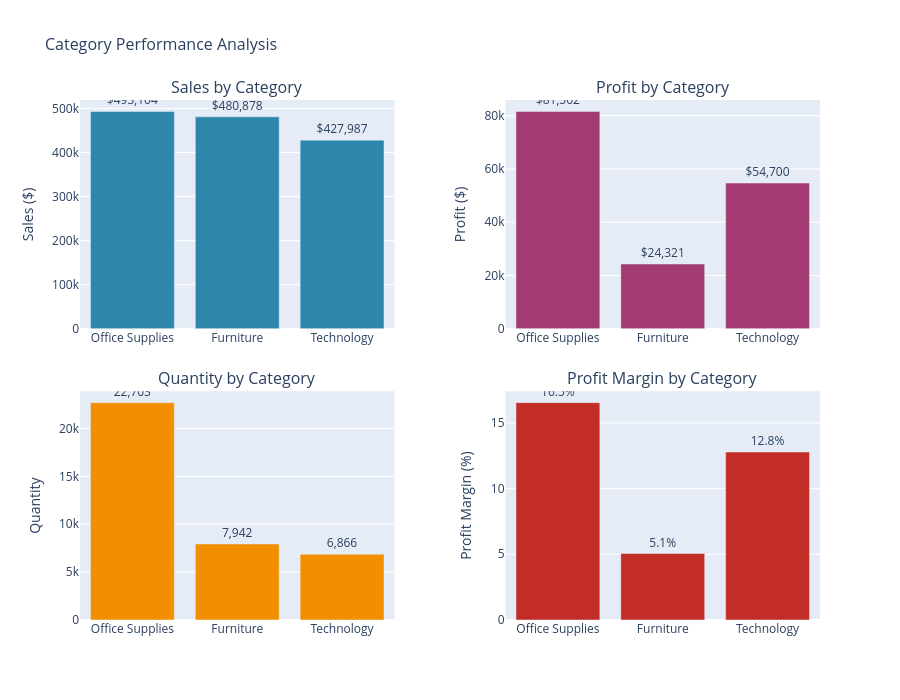

Here is the notebook cell this chart was saved with:
### Code cell
# Category performance visualization
fig = make_subplots(
    rows=2, cols=2,
    subplot_titles=('Sales by Category', 'Profit by Category',
                    'Quantity by Category', 'Profit Margin by Category'),
    specs=[[{'type': 'bar'}, {'type': 'bar'}],
           [{'type': 'bar'}, {'type': 'bar'}]],
    vertical_spacing=0.12,
    horizontal_spacing=0.15
)

# Sales by category
fig.add_trace(
    go.Bar(x=category_df['Category'], y=category_df['Total_Sales'],
           name='Sales', marker_color='#2E86AB',
           text=category_df['Total_Sales'].apply(lambda x: f'${x:,.0f}')),
    row=1, col=1
)

# Profit by category
fig.add_trace(
    go.Bar(x=category_df['Category'], y=category_df['Total_Profit'],
           name='Profit', marker_color='#A23B72',
           text=category_df['Total_Profit'].apply(lambda x: f'${x:,.0f}')),
    row=1, col=2
)

# Quantity by category
fig.add_trace(
    go.Bar(x=category_df['Category'], y=category_df['Total_Quantity'],
           name='Quantity', marker_color='#F18F01',
           text=category_df['Total_Quantity'].apply(lambda x: f'{x:,.0f}')),
    row=2, col=1
)

# Profit margin by category
fig.add_trace(
    go.Bar(x=category_df['Category'], y=category_df['Profit_Margin'],
           name='Profit Margin', marker_color='#C32D27',
           text=category_df['Profit_Margin'].apply(lambda x: f'{x:.1f}%')),
    row=2, col=2
)

fig.update_layout(height=700, showlegend=False,
                  title_text='Category Performance Analysis',
                  title_font_size=16)

fig.update_yaxes(title_text='Sales ($)', row=1, col=1)
fig.update_yaxes(title_text='Profit ($)', row=1, col=2)
fig.update_yaxes(title_text='Quantity', row=2, col=1)
fig.update_yaxes(title_text='Profit Margin (%)', row=2, col=2)

fig.update_traces(textposition='outside')
fig.show()

### Figure 1 — Plotly figure (JSON) as saved in the notebook; plotly's stock layout.template omitted (floating-point values rounded to 4 significant figures)
{"data": [{"marker": {"color": "#2E86AB"}, "name": "Sales", "text": ["$493,104", "$480,878", "$427,987"], "textposition": "outside", "type": "bar", "x": ["Office Supplies", "Furniture", "Technology"], "xaxis": "x", "y": [493100.0, 480900.0, 428000.0], "yaxis": "y"}, {"marker": {"color": "#A23B72"}, "name": "Profit", "text": ["$81,562", "$24,321", "$54,700"], "textposition": "outside", "type": "bar", "x": ["Office Supplies", "Furniture", "Technology"], "xaxis": "x2", "y": [81560.0, 24320.0, 54700.0], "yaxis": "y2"}, {"marker": {"color": "#F18F01"}, "name": "Quantity", "text": ["22,703", "7,942", "6,866"], "textposition": "outside", "type": "bar", "x": ["Office Supplies", "Furniture", "Technology"], "xaxis": "x3", "y": [22700.0, 7942.0, 6866.0], "yaxis": "y3"}, {"marker": {"color": "#C32D27"}, "name": "Profit Margin", "text": ["16.5%", "5.1%", "12.8%"], "textposition": "outside", "type": "bar", "x": ["Office Supplies", "Furniture", "Technology"], "xaxis": "x4", "y": [16.54, 5.06, 12.78], "yaxis": "y4"}], "layout": {"annotations": [{"font": {"size": 16}, "showarrow": false, "text": "Sales by Category", "x": 0.2125, "xanchor": "center", "xref": "paper", "y": 1, "yanchor": "bottom", "yref": "paper"}, {"font": {"size": 16}, "showarrow": false, "text": "Profit by Category", "x": 0.7875, "xanchor": "center", "xref": "paper", "y": 1, "yanchor": "bottom", "yref": "paper"}, {"font": {"size": 16}, "showarrow": false, "text": "Quantity by Category", "x": 0.2125, "xanchor": "center", "xref": "paper", "y": 0.44, "yanchor": "bottom", "yref": "paper"}, {"font": {"size": 16}, "showarrow": false, "text": "Profit Margin by Category", "x": 0.7875, "xanchor": "center", "xref": "paper", "y": 0.44, "yanchor": "bottom", "yref": "paper"}], "height": 700, "showlegend": false, "title": {"font": {"size": 16}, "text": "Category Performance Analysis"}, "xaxis": {"anchor": "y", "domain": [0, 0.425]}, "xaxis2": {"anchor": "y2", "domain": [0.575, 1]}, "xaxis3": {"anchor": "y3", "domain": [0, 0.425]}, "xaxis4": {"anchor": "y4", "domain": [0.575, 1]}, "yaxis": {"anchor": "x", "domain": [0.56, 1], "title": {"text": "Sales ($)"}}, "yaxis2": {"anchor": "x2", "domain": [0.56, 1], "title": {"text": "Profit ($)"}}, "yaxis3": {"anchor": "x3", "domain": [0, 0.44], "title": {"text": "Quantity"}}, "yaxis4": {"anchor": "x4", "domain": [0, 0.44], "title": {"text": "Profit Margin (%)"}}}}
